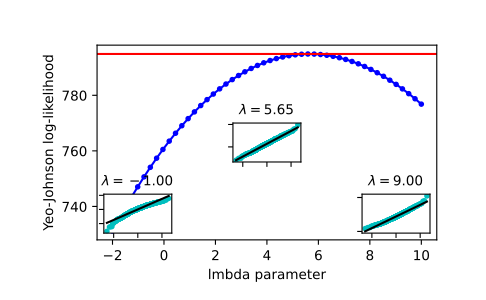

Write Python code to recreate this figure.
from scipy import stats
import matplotlib.pyplot as plt
from mpl_toolkits.axes_grid1.inset_locator import inset_axes

# Generate some random variates and calculate Yeo-Johnson log-likelihood
# values for them for a range of ``lmbda`` values:

x = stats.loggamma.rvs(5, loc=10, size=1000)
lmbdas = np.linspace(-2, 10)
llf = np.zeros(lmbdas.shape, dtype=float)
for ii, lmbda in enumerate(lmbdas):
    llf[ii] = stats.yeojohnson_llf(lmbda, x)

# Also find the optimal lmbda value with `yeojohnson`:

x_most_normal, lmbda_optimal = stats.yeojohnson(x)

# Plot the log-likelihood as function of lmbda.  Add the optimal lmbda as a
# horizontal line to check that that's really the optimum:

fig = plt.figure()
ax = fig.add_subplot(111)
ax.plot(lmbdas, llf, 'b.-')
ax.axhline(stats.yeojohnson_llf(lmbda_optimal, x), color='r')
ax.set_xlabel('lmbda parameter')
ax.set_ylabel('Yeo-Johnson log-likelihood')

# Now add some probability plots to show that where the log-likelihood is
# maximized the data transformed with `yeojohnson` looks closest to normal:

locs = [3, 10, 4]  # 'lower left', 'center', 'lower right'
for lmbda, loc in zip([-1, lmbda_optimal, 9], locs):
    xt = stats.yeojohnson(x, lmbda=lmbda)
    (osm, osr), (slope, intercept, r_sq) = stats.probplot(xt)
    ax_inset = inset_axes(ax, width="20%", height="20%", loc=loc)
    ax_inset.plot(osm, osr, 'c.', osm, slope*osm + intercept, 'k-')
    ax_inset.set_xticklabels([])
    ax_inset.set_yticklabels([])
    ax_inset.set_title(r'$\lambda=%1.2f$' % lmbda)

plt.show()
